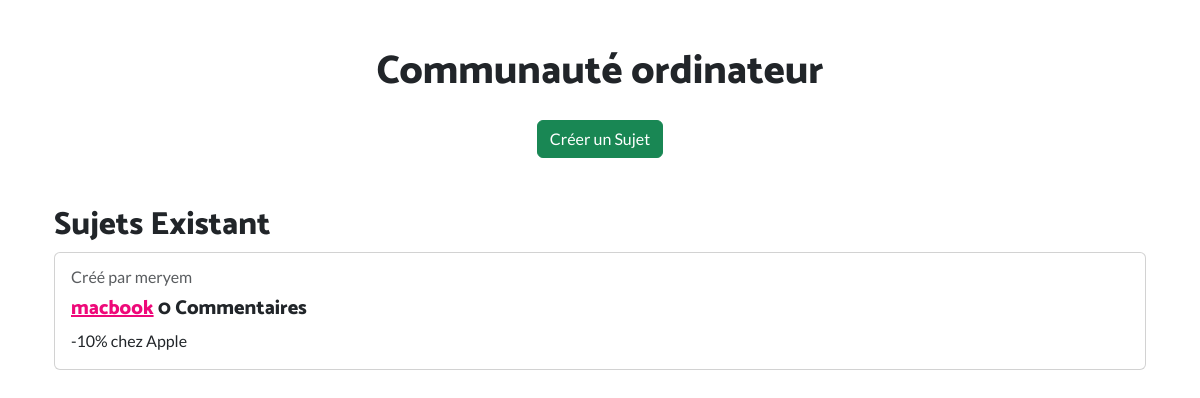
The app's page /communaute_ordinateur/ with its own data.
### api/models.py (models this page shows, shortened)
class Sujet_ordinateur(models.Model):
    titre = models.CharField(max_length=200)
    description = models.TextField()
    date_creation = models.DateTimeField(auto_now_add=True)
    auteur = models.ForeignKey(settings.AUTH_USER_MODEL, on_delete=models.CASCADE)

### api/views.py (the view)
# urls.py: path('communaute_ordinateur/',communaute_ordinateur,name='communaute_ordinateur'),
def communaute_ordinateur(request) :
        sujets = Sujet_ordinateur.objects.all()
        return render(request, 'communaute_ordinateur.html', {'sujets': sujets})

### templates/communaute_ordinateur.html (shortened to what this page needs)
{% load static %}
<html lang="en">
<head>
    <link rel="stylesheet" href="{% static 'bootstrap/css/bootstrap.min.css' %}" />
    <link rel="stylesheet" href="{% static 'css/styles.min.css' %}" />    <meta name="viewport" content="width=device-width, initial-scale=1.0">
</head>
<body>
    <div class="container mt-5">
        <h1 class="text-center">Communauté ordinateur</h1>
        <div class="text-center mt-4">
            <a href="{% url 'creer_sujet_ordinateur' %}" class="btn btn-success">Créer un Sujet</a>
        </div>
        <div class="container mt-5">
            <h2>Sujets Existant</h2>
            {% for sujet in sujets %}
            <div class="card my-2">
                <div class="card-body">
                    <p class="card-subtitle mb-2 text-muted">Créé par {{ sujet.auteur.username }}</p>
                    <h5 class="card-title">
                        <a href="{% url 'details_sujet_ordinateur' sujet.id %}">{{ sujet.titre }}</a>
                        <span >{{ sujet.commentaires.count }} Commentaires</span>
                    </h5>
                    <p class="card-text">{{ sujet.description | truncatewords:30 }}</p>
                </div>
            </div>
            {% empty %}
            <p>Aucun sujet n'a été trouvé.</p>
            {% endfor %}
        </div>
    </div></body>
</html>

### records on screen
Sujet_ordinateur: auteur.username "meryem", titre "macbook", commentaires.count "0", description "-10% chez Apple"
